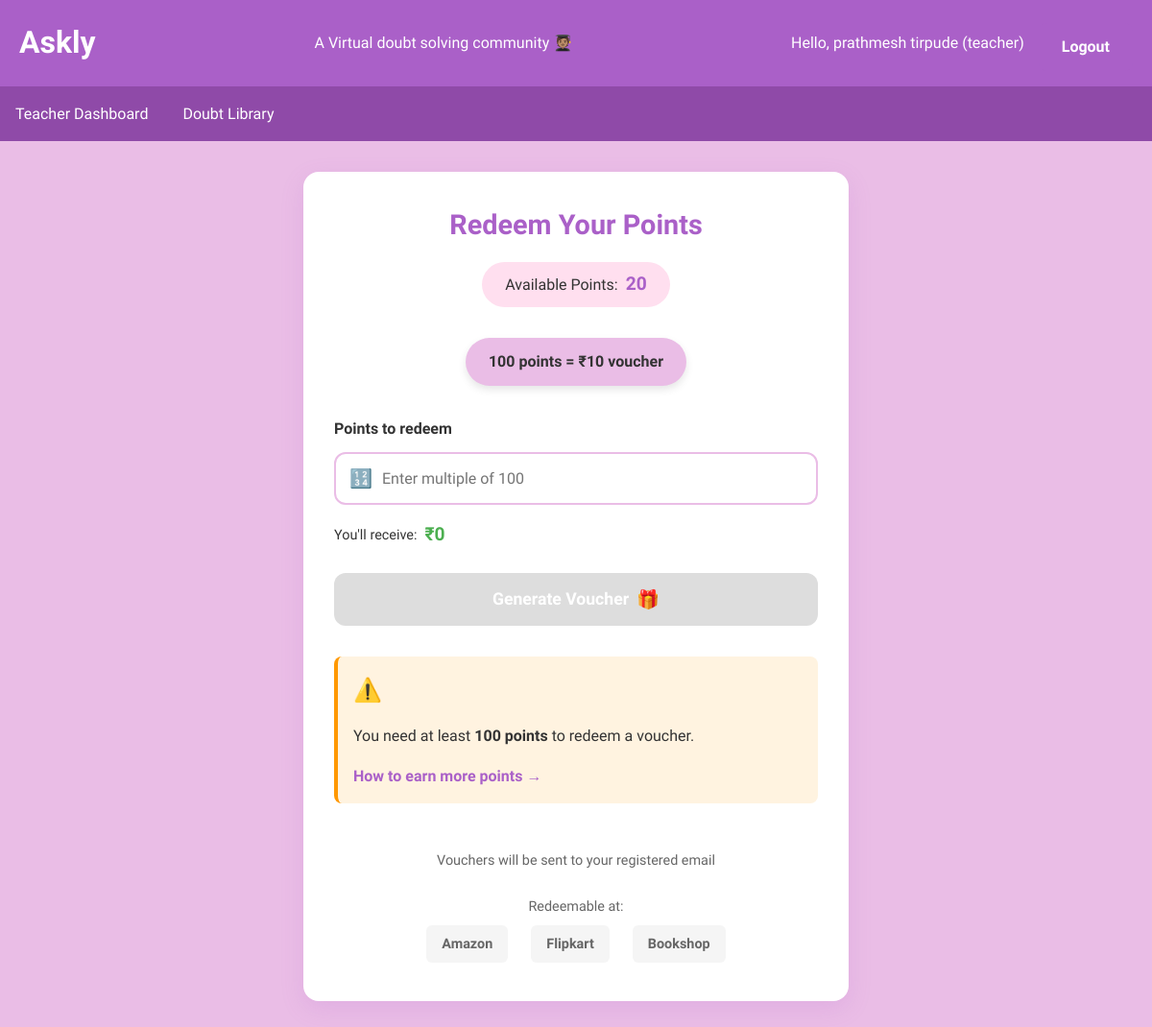
The page /redeem (signed in) on the database its author committed.
### app.py (models this page shows, shortened)
class User(db.Model):
    id = db.Column(db.Integer, primary_key=True)
    name = db.Column(db.String(100), nullable=False)
    email = db.Column(db.String(100), unique=True, nullable=False)
    password = db.Column(db.String(100), nullable=False)
    role = db.Column(db.String(20), default='student')  # 'student', 'teacher' or 'senior'
    points = db.Column(db.Integer, default=0)
    doubts_posted = db.Column(db.Integer, default=0)
    doubts = db.relationship('Doubt', backref='author', lazy=True)
    solutions = db.relationship('Solution', backref='solver', lazy=True)
    votes = db.relationship('Vote', backref='voter', lazy=True)
    comments = db.relationship('Comment', backref='commenter', lazy=True)

### app.py (the view, shortened to what this page needs)
@app.route('/redeem', methods=['GET', 'POST'])
@role_required(['teacher', 'senior'])
def redeem_points():
    teacher = User.query.get(session['user_id'])
    return render_template('redeem.html', teacher=teacher)

### app.py (called while the page is built)
def role_required(roles):
    def decorator(f):
        @wraps(f)
        def decorated_function(*args, **kwargs):
            if 'email' not in session:
                flash('Please login to view this page', 'error')
                return redirect(url_for('login'))
            user = User.query.filter_by(email=session['email']).first()
            if user.role not in roles:
                flash('You do not have permission to view this page', 'error')
                return redirect(url_for('dashboard'))
            return f(*args, **kwargs)
        return decorated_function
    return decorator

### templates/redeem.html (shortened to what this page needs)
{% extends "base.html" %}
{% block content %}
<div class="redeem-container">
    <div class="redeem-card">
        <div class="redeem-header">
            <h2>Redeem Your Points</h2>
            <div class="points-display">
                <span class="points-label">Available Points:</span>
                <span class="points-value">{{ teacher.points }}</span>
            </div>
        </div>
        <div class="conversion-rate">
            <div class="conversion-bubble">
                <span>100 points = ₹10 voucher</span>
            </div>
        </div>
        <form method="POST" class="redeem-form">
            <div class="form-group">
                <label for="points">Points to redeem</label>
                <div class="input-with-icon">
                    <input type="number" id="points" name="points"
                           min="100" max="{{ teacher.points }}" step="100" required
                           placeholder="Enter multiple of 100">
                    <span class="input-icon">🔢</span>
                </div>
                <div class="points-preview">
                    <span>You'll receive: </span>
                    <span class="voucher-value">₹<span id="voucherAmount">0</span></span>
                </div>
            </div>
            <button type="submit" class="redeem-btn" {% if teacher.points < 100 %}disabled{% endif %}>
                Generate Voucher
                <span class="btn-icon">🎁</span>
            </button>
        </form>
        {% if teacher.points < 100 %}
        <div class="warning-message">
            <div class="warning-icon">⚠️</div>
            <p>You need at least <strong>100 points</strong> to redeem a voucher.</p>
            <a href="{{ url_for('teacher_dashboard') }}" class="earn-points-link">
                How to earn more points →
            </a>
        </div>
        {% endif %}
        <div class="redeem-footer">
            <p>Vouchers will be sent to your registered email</p>
            <div class="partner-logos">
                <span>Redeemable at:</span>
                <div class="logos">
                    <span>Amazon</span>
                    <span>Flipkart</span>
                    <span>Bookshop</span>
                </div>
            </div>
        </div>
    </div>
</div>
{% endblock %}

### templates/base.html (shortened to what this page needs)
<!DOCTYPE html>
<html lang="en">
<head>
    <link rel="stylesheet" href="{{ url_for('static', filename='style.css') }}">
</head>
<body>
    <header>
        <div class="header-container">
            <h1>Askly</h1>
            <p>A Virtual doubt solving community 🧑🏽‍🎓</p>
            <div class="user-info">
                {% if 'email' in session %}
                    <span>Hello, {{ session.name }} ({{ session.role }})</span>
                    <a href="{{ url_for('logout') }}" class="btn">Logout</a>
                {% endif %}
            </div>
        </div>
    </header>
    <nav>
        {% if 'email' in session %}
            {% if session.role == 'teacher' or session.role == 'senior' %}
                <a href="{{ url_for('teacher_dashboard') }}">Teacher Dashboard</a>
                <a href="{{ url_for('doubt_library') }}">Doubt Library</a>
            {% else %}
                <a href="{{ url_for('dashboard') }}">Dashboard</a>
                <a href="{{ url_for('ask_doubt') }}">Ask Doubt</a>
                <a href="{{ url_for('dobby') }}">Ask Dobby</a>
                <a href="{{ url_for('doubt_library') }}">Doubt Library</a>
            {% endif %}
        {% endif %}
    </nav>
    <main>
        {% block content %}{% endblock %}
    </main>
</body>

### rows shown on the page
User: name "prathmesh tirpude", role "teacher", points "20"
